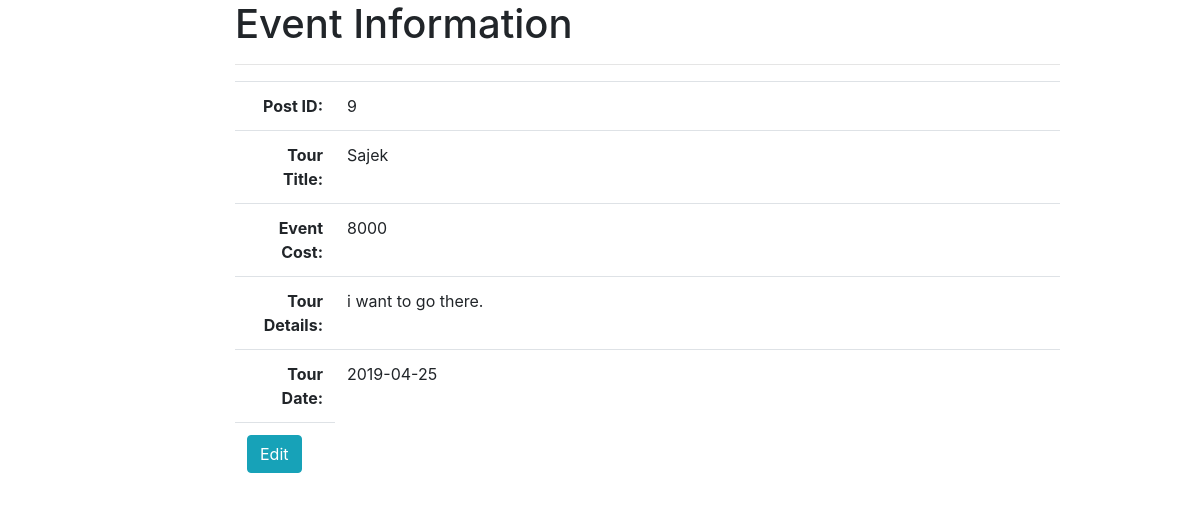
/mysql/event_show_host.php?group_id=9, run on the app's committed database.
### tables this page shows
CREATE TABLE `host` (
  `group_id` int(11) NOT NULL,
  `host_id` int(11) NOT NULL,
  `tour_title` varchar(100) NOT NULL,
  `host_budget` int(20) NOT NULL,
  `tour_details` varchar(300) NOT NULL,
  `tour_date` date NOT NULL,
  `tour_member` int(11) NOT NULL
);

### mysql/event_show_host.php (the view, shortened to what this page needs)
<?php
$id = $_GET['group_id'];
$conn = new mysqli('localhost','root','','travel');
$sql = "SELECT * FROM host WHERE group_id = $id";
$result = $conn->query($sql);
 $client_info = mysqli_fetch_assoc($result);
 ?>
<!doctype html>
<html lang="en">
  <head>
    <link rel="stylesheet" href="https://stackpath.bootstrapcdn.com/bootstrap/4.3.1/css/bootstrap.min.css">
  </head>
  <body>
    <div class="container">
      <div class="row">
        <div class="col-md-2">
        </div>
        <div class="col-md-9">
          <h1>Event Information</h1>
          <hr>
          <table class="table">
            <tr>
              <th width="100" class="text-right"> Post ID:</th>
              <td><?php echo $client_info['group_id']; ?></td>
            </tr>
            <tr>
              <th width="100" class="text-right">Tour Title:</th>
              <td><?php echo $client_info['tour_title']; ?></td>
            </tr>
            <tr>
              <th width="100" class="text-right">Event Cost:</th>
              <td><?php echo $client_info['host_budget']; ?></td>
            </tr>
            <tr>
              <th width="100" class="text-right">Tour Details:</th>
              <td><?php echo $client_info['tour_details']; ?></td>
            </tr>
            <tr>
              <th width="100" class="text-right">Tour Date:</th>
              <td><?php echo $client_info['tour_date']; ?></td>
            </tr>
            <td>
              <a class="btn btn-info" href="event_show_client.php?group_id= <?php echo $row['group_id'];?>">Edit</a>
            </td>
          </table>
        </div>
      </div>
    </div>
  </body>
</html>

### data on the page
host: group_id "9", tour_title "Sajek", host_budget "8000", tour_details "i want to go there.", tour_date "2019-04-25"
